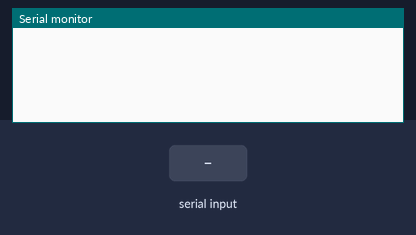
A sketch run on a simulated Arduino Uno, built with avr-gcc and run on an emulated ATmega328P. On the bench: the last lines printed to the serial monitor. The inputs (shaded band) are chosen by the test bench.

Above: at 1.2 s.
1.3 s: "rain\n" received over Serial
At 1.9 s:
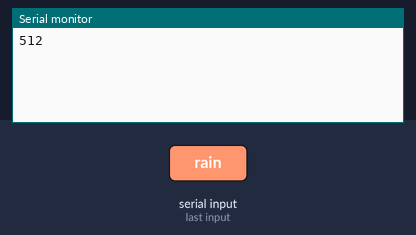
2.8 s: ":\n" received over Serial
At 4.2 s:
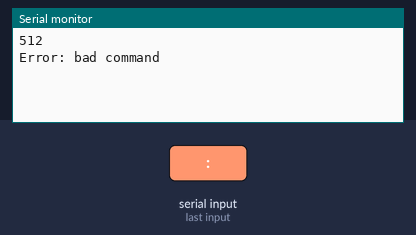

Measured:
- after the input at 1.3 s, the serial monitor: prints a new line at once (image 1)
- after the input at 2.8 s, the serial monitor: prints a new line at once (image 2)

The sketch:

YL-83.ino
```cpp
boolean stringComplete = false;  // Данные c Serial прочитаны
String command = "";  // Тип выполняемой операции
String param = "";  // Параметр, передаваемый функции
boolean param_read = false;

void setup() {
  Serial.begin(9600);
  command.reserve(8);
  param.reserve(8);
}

void loop() {
  serialEvent();

  if (stringComplete) {

    if (command == "rain") {
      rain_get(param.toInt());
    }
    else errorPrint("bad command " + command);

    stringComplete = false;
    command = "";
    param = "";
    param_read = false;
  }
}

void serialEvent() {
  /*
    Входная срока состоит из команды и параметра
    Например, dht22:10:
    dht22 - получить данные с датчика температуры DHT22;
    10 - датчик подключен к 10 выводу.
  */

  while (Serial.available()) {
    char inChar = (char)Serial.read();

    if (inChar == '\n') stringComplete = true;
    else if (!param_read && inChar == ':') param_read = true;
    else {
      if (param_read) param += inChar;
      else command += inChar;
    }
  }
}

void errorPrint(String err) {
  /* Функция вывода ошибки */

  Serial.println("Error: " + err);
}

void rain_get(int pin) {
  /*
    Функция для получения степени интенсивности осадков.
    Использован датчик дождя: датчик влаги YL-38 и контактная площадка YL-83 (FC-37).
  */

  Serial.println(analogRead(pin));
}
```
